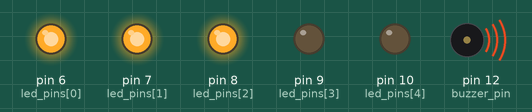
This sketch was run on a simulated Arduino Uno, built with avr-gcc and run on an emulated ATmega328P. Parts: output pins drawn as LEDs (lit = HIGH), buzzer (waves = sounding, pin HIGH).

Above: at 0.3 s.
At 1.7 s:
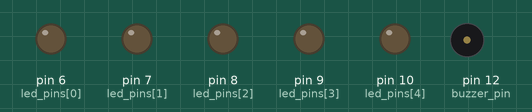
At 4.94 s:
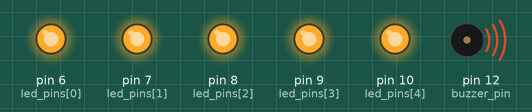
At 10.98 s:
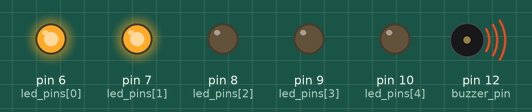
At 15.42 s:
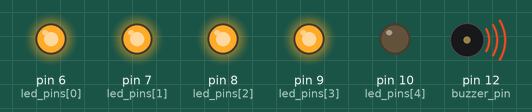
At 19.1 s:
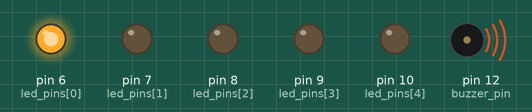
Timing chart, 0 to 19.5 s (numbered marks = the images above):
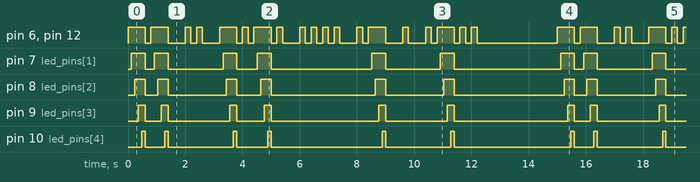

The sketch:

buzzer.ino
```cpp
constexpr int DIT_DURATION = 200;
constexpr int DAH_DURATION = 3 * DIT_DURATION;
constexpr int SIGNAL_DELAY = DIT_DURATION;
constexpr int CHAR_DELAY = 3 * DIT_DURATION;
constexpr int WORD_DELAY = 7 * DIT_DURATION;
constexpr int REPEAT_DELAY = 2 * WORD_DELAY;

constexpr char const *text = "Michael";

constexpr int buzzer_pin = 12;
constexpr int led_pins[5] = {
    6, 7, 8, 9, 10,
};

void turn_on_pin(int const pin) { digitalWrite(pin, HIGH); }

void turn_off_pin(int const pin) { digitalWrite(pin, LOW); }

void blink_long() {
  turn_on_pin(buzzer_pin);
  for (int i = 0; i < 5; i++) {
    turn_on_pin(led_pins[i]);
    delay(DAH_DURATION / 5);
  }
  turn_everything_off();
}

void blink_short() {
  turn_on_pin(buzzer_pin);
  turn_on_pin(led_pins[0]);
  delay(DIT_DURATION);
  turn_everything_off();
}

void turn_everything_off() {
  turn_off_pin(buzzer_pin);
  for (int i = 0; i < 5; i++) {
    turn_off_pin(led_pins[i]);
  }
}

void show_char(char const c, bool const add_leading_delay) {
  // handle special cases
  switch (c) {
  case ' ':
    delay(WORD_DELAY);
    return;
  }
  // handle alphabetic letters
  if (add_leading_delay) {
    delay(CHAR_DELAY);
  }
  auto const signals = get_signals_for_char(c);
  for (char const *s = signals; *s; s++) {
    if (s != signals) {
      delay(SIGNAL_DELAY);
    }
    switch (*s) {
    case '-':
      blink_long();
      break;
    case '.':
      blink_short();
      break;
    }
  }
}

#define SIZE(array) (sizeof(array) / sizeof(array[0]))

char const *get_signals_for_char(char c) {
  constexpr char const *codes[]{
      ".-",   "-...", "-.-.", "-..",  ".",   "..-.", "--.",  "....", "..",
      ".---", "-.-",  ".-..", "--",   "-.",  "---",  ".--.", "--.-", ".-.",
      "...",  "-",    "..-",  "...-", ".--", "-..-", "-.--", "--..",
  };
  if (isUpperCase(c)) {
    c -= ('A' - 'a');
  }
  int const index = c - 'a';
  if (index < 0 || index >= SIZE(codes)) {
    Serial.print("failed to get encoding for '");
    Serial.print(c);
    Serial.println("'.");
    abort();
  }
  return codes[index];
}

void setup() {
  pinMode(buzzer_pin, OUTPUT);
  for (int i = 0; i < 5; i++) {
    pinMode(led_pins[i], OUTPUT);
  }
}

int index = 0;
void loop() {
  if (!text[index]) {
    // assert(text != "", "text must not be empty");
    index = 0;
    delay(REPEAT_DELAY);
  }
  show_char(text[index], index != 0);
  index++;
}
```

Measured:
- by itself, pin 6 (led_pins[0]), pin 12 (buzzer_pin): moves between LOW and HIGH, repeating every 15.0 s
- by itself, pin 7 (led_pins[1]): repeats every 15.0 s: LOW 0.32 s, HIGH 0.48 s, LOW 1.9 s, HIGH 0.48 s, LOW 0.72 s, HIGH 0.48 s, LOW 3.5 s, HIGH 0.48 s, LOW 1.9 s, HIGH 0.48 s, LOW 3.7 s, HIGH 0.48 s
- by itself, pin 8 (led_pins[2]): repeats every 15.0 s: LOW 0.44 s, HIGH 0.36 s, LOW 2.0 s, HIGH 0.36 s, LOW 0.84 s, HIGH 0.36 s, LOW 3.6 s, HIGH 0.36 s, LOW 2.0 s, HIGH 0.36 s, LOW 3.8 s, HIGH 0.36 s
